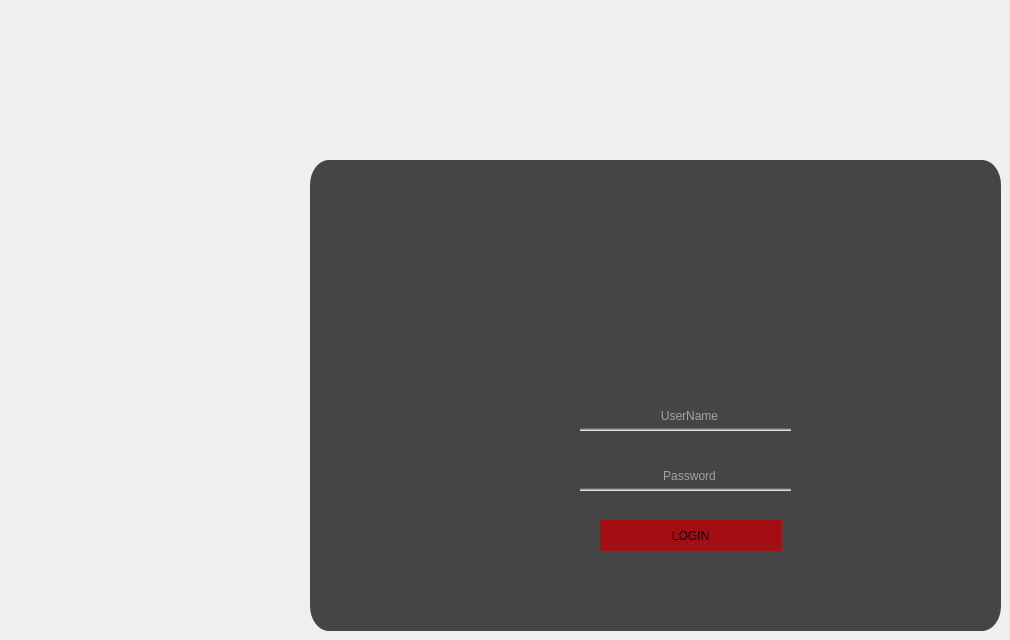
    <widget class="QWidget" name="tab">
     <attribute name="title">
      <string>Tab 1</string>
     </attribute>
     <widget class="QFrame" name="frame_menu">
      <property name="enabled">
       <bool>true</bool>
      </property>
      <property name="geometry">
       <rect>
        <x>310</x>
        <y>160</y>
        <width>691</width>
        <height>471</height>
       </rect>
      </property>
      <property name="whatsThis">
       <string>&lt;html&gt;&lt;head/&gt;&lt;body&gt;&lt;p&gt;&lt;img src=&quot;:/pt/pos.png&quot;/&gt;&lt;/p&gt;&lt;/body&gt;&lt;/html&gt;</string>
      </property>
      <property name="styleSheet">
       <string notr="true">
QFrame{
	border-radius: 19px solid;
	background-color: qlineargradient(spread:pad, x1:1, y1:1, x2:1, y2:1, stop:1 rgba(0, 0, 0, 181));
}
QFrame:hover{
	border-left:3px solid rgb(255, 242, 0);
	border-bottom:3px solid rgb(255, 242, 0);
    border-top:3px solid rgb(255, 190, 0);
	border-right:3px solid rgb(255, 190, 0);
	

}</string>
      </property>
      <property name="frameShape">
       <enum>QFrame::StyledPanel</enum>
      </property>
      <property name="frameShadow">
       <enum>QFrame::Raised</enum>
      </property>
     </widget>
     <widget class="QFrame" name="frame_2">
      <property name="geometry">
       <rect>
        <x>410</x>
        <y>70</y>
        <width>571</width>
        <height>81</height>
       </rect>
      </property>
      <property name="styleSheet">
       <string notr="true">
QFrame{
	border-radius: 19px solid;
	
	background-color: none;
}
QFrame:hover{
	
	border:3px solid rgb(255, 190, 0);
	
	

}</string>
      </property>
      <property name="frameShape">
       <enum>QFrame::StyledPanel</enum>
      </property>
      <property name="frameShadow">
       <enum>QFrame::Raised</enum>
      </property>
     </widget>
     <widget class="QLineEdit" name="lineEdit_username">
      <property name="geometry">
       <rect>
        <x>580</x>
        <y>400</y>
        <width>211</width>
        <height>31</height>
       </rect>
      </property>
      <property name="styleSheet">
       <string notr="true">QLineEdit{
	border-radius: 19px solid;
	border-left:8px solid;
	
	
	color: rgb(255, 255, 255);
	border-color: qlineargradient(spread:pad, x1:1, y1:1, x2:1, y2:1, stop:1 rgba(0, 0, 0, 0));

	background-color: qlineargradient(spread:pad, x1:0.720379, y1:0.903409, x2:0.720379, y2:1, stop:0 rgba(0, 0, 0, 0), stop:1 rgba(255, 255, 255, 255));
}

QLineEdit:hover{
	border-bottom:3px solid rgb(255, 165, 0);
	color:rgb(255, 165, 0);

	

}
</string>
      </property>
      <property name="alignment">
       <set>Qt::AlignCenter</set>
      </property>
      <property name="placeholderText">
       <string>UserName</string>
      </property>
     </widget>
     <widget class="QPushButton" name="pushButton_6">
      <property name="enabled">
       <bool>false</bool>
      </property>
      <property name="geometry">
       <rect>
        <x>530</x>
        <y>400</y>
        <width>51</width>
        <height>41</height>
       </rect>
      </property>
      <property name="styleSheet">
       <string notr="true">    background-color: qlineargradient(spread:pad, x1:1, y1:1, x2:1, y2:1, stop:1 rgba(0, 0, 0, 0));
image: url(:/pt/ussr.png);
	border:0px solid ;


</string>
      </property>
      <property name="text">
       <string/>
      </property>
     </widget>
     <widget class="QLineEdit" name="lineEdit_password">
      <property name="geometry">
       <rect>
        <x>580</x>
        <y>460</y>
        <width>211</width>
        <height>31</height>
       </rect>
      </property>
      <property name="styleSheet">
       <string notr="true">QLineEdit{
	border-radius: 19px solid;
	border-left:8px solid;
	
	color: rgb(255, 255, 255);
	border-color: qlineargradient(spread:pad, x1:1, y1:1, x2:1, y2:1, stop:1 rgba(0, 0, 0, 0));

	background-color: qlineargradient(spread:pad, x1:0.720379, y1:0.903409, x2:0.720379, y2:1, stop:0 rgba(0, 0, 0, 0), stop:1 rgba(255, 255, 255, 255));
}

QLineEdit:hover{
	border-bottom:3px solid rgb(255, 165, 0);
	color: rgb(255, 165, 0);

	

}
</string>
      </property>
      <property name="echoMode">
       <enum>QLineEdit::Password</enum>
      </property>
      <property name="alignment">
       <set>Qt::AlignCenter</set>
      </property>
      <property name="placeholderText">
       <string>Password</string>
      </property>
     </widget>
     <widget class="QLabel" name="label_3">
      <property name="geometry">
       <rect>
        <x>530</x>
        <y>450</y>
        <width>51</width>
        <height>51</height>
       </rect>
      </property>
      <property name="styleSheet">
       <string notr="true">background-color: none;</string>
      </property>
      <property name="text">
       <string/>
      </property>
      <property name="pixmap">
       <pixmap resource="pt.qrc">:/pt/pwd.png</pixmap>
      </property>
      <property name="scaledContents">
       <bool>true</bool>
      </property>
     </widget>
     <widget class="QPushButton" name="btn_login">
      <property name="geometry">
       <rect>
        <x>600</x>
        <y>520</y>
        <width>181</width>
        <height>31</height>
       </rect>
      </property>
      <property name="styleSheet">
       <string notr="true">QPushButton{
	border-radius: 19px solid;
	border-bottom:0px solid rgb(171, 16, 20);
    border-top:0px solid rgb(171, 16, 20);
	
	background-color: rgb(163, 14, 18);


  

}

QPushButton:hover{
	border: 7px solid qlineargradient(spread:pad, x1:1, y1:1, x2:1, y2:1, stop:1 rgba(0, 0, 0, 0));
   border-radius: 2px solid;
	border-right:2px;
	border-bottom:1px solid  rgb(237, 28, 45);
    border-top:1px solid rgb(237, 28, 46) ;
   background-color:rgb(237, 28, 47);

	


}
QPushButton:pressed{
	color:rgb(255, 205, 0);

   background-color:rgb(189, 22, 37);
}</string>
      </property>
      <property name="text">
       <string>LOGIN</string>
      </property>
     </widget>
     <widget class="QFrame" name="frame">
      <property name="geometry">
       <rect>
        <x>400</x>
        <y>210</y>
        <width>531</width>
        <height>171</height>
       </rect>
      </property>
      <property name="styleSheet">
       <string notr="true">background-color:none;
image: url(:/pt/icons.png);
border: none;</string>
      </property>
      <property name="frameShape">
       <enum>QFrame::StyledPanel</enum>
      </property>
      <property name="frameShadow">
       <enum>QFrame::Raised</enum>
      </property>
     </widget>
     <widget class="QPushButton" name="pushButton_2">
      <property name="enabled">
       <bool>true</bool>
      </property>
      <property name="geometry">
       <rect>
        <x>530</x>
        <y>230</y>
        <width>131</width>
        <height>131</height>
       </rect>
      </property>
      <property name="cursor">
       <cursorShape>PointingHandCursor</cursorShape>
      </property>
      <property name="styleSheet">
       <string notr="true">
QPushButton{
	border-radius: 14px solid;
    background-color: qlineargradient(spread:pad, x1:1, y1:1, x2:1, y2:1, stop:1 rgba(0, 0, 0, 0));

}
QPushButton:hover{
	border-top:3px solid rgb(237, 28, 47);

	

}
QPushButton:pressed{
	border-top:3px solid rgb(255, 205, 0);

	

}</string>
      </property>
      <property name="text">
       <string/>
      </property>
     </widget>
     <widget class="QPushButton" name="pushButton_4">
      <property name="geometry">
       <rect>
        <x>810</x>
        <y>240</y>
        <width>131</width>
        <height>121</height>
       </rect>
      </property>
      <property name="cursor">
       <cursorShape>PointingHandCursor</cursorShape>
      </property>
      <property name="styleSheet">
       <string notr="true">
QPushButton{
	border-radius: 14px solid;
    background-color: qlineargradient(spread:pad, x1:1, y1:1, x2:1, y2:1, stop:1 rgba(0, 0, 0, 0));

}
QPushButton:hover{
	border-right:3px solid rgb(237, 28, 47);

	

}
QPushButton:pressed{
	border-right:3px solid rgb(255, 205, 0);

	

}</string>
      </property>
      <property name="text">
       <string/>
      </property>
     </widget>
     <widget class="QPushButton" name="pushButton">
      <property name="enabled">
       <bool>true</bool>
      </property>
      <property name="geometry">
       <rect>
        <x>390</x>
        <y>230</y>
        <width>131</width>
        <height>131</height>
       </rect>
      </property>
      <property name="sizeIncrement">
       <size>
        <width>9</width>
        <height>9</height>
       </size>
      </property>
      <property name="baseSize">
       <size>
        <width>7</width>
        <height>9</height>
       </size>
      </property>
      <property name="font">
       <font>
        <stylestrategy>PreferDefault</stylestrategy>
        <kerning>true</kerning>
       </font>
      </property>
      <property name="cursor">
       <cursorShape>PointingHandCursor</cursorShape>
      </property>
      <property name="focusPolicy">
       <enum>Qt::ClickFocus</enum>
      </property>
      <property name="contextMenuPolicy">
       <enum>Qt::DefaultContextMenu</enum>
      </property>
      <property name="acceptDrops">
       <bool>false</bool>
      </property>
      <property name="layoutDirection">
       <enum>Qt::LeftToRight</enum>
      </property>
      <property name="styleSheet">
       <string notr="true">
QPushButton{
	border-radius: 14px solid;
    background-color: qlineargradient(spread:pad, x1:1, y1:1, x2:1, y2:1, stop:1 rgba(0, 0, 0, 0));

}
QPushButton:hover{
	border-left:3px solid rgb(237, 28, 47);

	

}
QPushButton:pressed{
	border-left:3px solid rgb(255, 205, 0);

	

}</string>
      </property>
      <property name="inputMethodHints">
       <set>Qt::ImhNone</set>
      </property>
      <property name="text">
       <string/>
      </property>
      <property name="autoRepeatDelay">
       <number>300</number>
      </property>
     </widget>
     <widget class="QPushButton" name="pushButton_3">
      <property name="geometry">
       <rect>
        <x>680</x>
        <y>240</y>
        <width>121</width>
        <height>121</height>
       </rect>
      </property>
      <property name="cursor">
       <cursorShape>PointingHandCursor</cursorShape>
      </property>
      <property name="styleSheet">
       <string notr="true">
QPushButton{
	border-radius: 14px solid;
    background-color: qlineargradient(spread:pad, x1:1, y1:1, x2:1, y2:1, stop:1 rgba(0, 0, 0, 0));

}
QPushButton:hover{
	border-bottom:3px solid rgb(237, 28, 47);

	

}
QPushButton:pressed{
	border-bottom:3px solid rgb(255, 205, 0);

	

}</string>
      </property>
      <property name="text">
       <string/>
      </property>
     </widget>
     <widget class="QFrame" name="frame_6">
      <property name="geometry">
       <rect>
        <x>290</x>
        <y>50</y>
        <width>191</width>
        <height>121</height>
       </rect>
      </property>
      <property name="styleSheet">
       <string notr="true">image: url(:/pt/pos.png);
border: none;
background-color: none;</string>
      </property>
      <property name="frameShape">
       <enum>QFrame::StyledPanel</enum>
      </property>
      <property name="frameShadow">
       <enum>QFrame::Raised</enum>
      </property>
     </widget>
     <zorder>frame_menu</zorder>
     <zorder>frame</zorder>
     <zorder>frame_2</zorder>
     <zorder>lineEdit_username</zorder>
     <zorder>pushButton_6</zorder>
     <zorder>lineEdit_password</zorder>
     <zorder>label_3</zorder>
     <zorder>btn_login</zorder>
     <zorder>pushButton_2</zorder>
     <zorder>pushButton_4</zorder>
     <zorder>pushButton</zorder>
     <zorder>pushButton_3</zorder>
     <zorder>frame_6</zorder>
    </widget>
